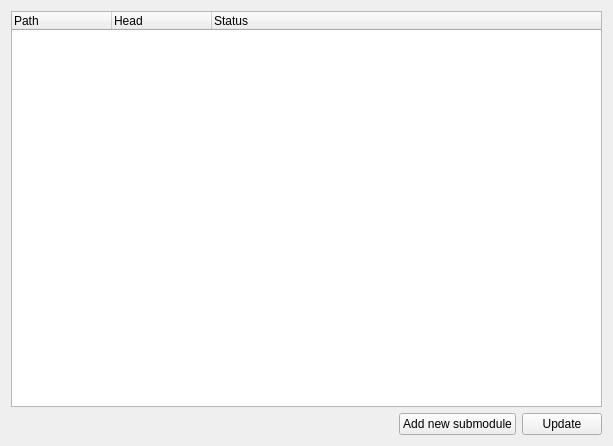
<?xml version="1.0" encoding="UTF-8"?>
<ui version="4.0">
 <class>SubmodulesWidget</class>
 <widget class="QWidget" name="SubmodulesWidget">
  <property name="geometry">
   <rect>
    <x>0</x>
    <y>0</y>
    <width>613</width>
    <height>446</height>
   </rect>
  </property>
  <property name="windowTitle">
   <string>Submodules</string>
  </property>
  <property name="windowIcon">
   <iconset theme="git-submodules">
    <normaloff>.</normaloff>.</iconset>
  </property>
  <layout class="QVBoxLayout" name="verticalLayout">
   <item>
    <widget class="QTreeWidget" name="treeWidget">
     <property name="contextMenuPolicy">
      <enum>Qt::CustomContextMenu</enum>
     </property>
     <column>
      <property name="text">
       <string>Path</string>
      </property>
     </column>
     <column>
      <property name="text">
       <string>Head</string>
      </property>
     </column>
     <column>
      <property name="text">
       <string>Status</string>
      </property>
     </column>
    </widget>
   </item>
   <item>
    <layout class="QHBoxLayout" name="horizontalLayout">
     <item>
      <spacer name="horizontalSpacer">
       <property name="orientation">
        <enum>Qt::Horizontal</enum>
       </property>
       <property name="sizeHint" stdset="0">
        <size>
         <width>40</width>
         <height>20</height>
        </size>
       </property>
      </spacer>
     </item>
     <item>
      <widget class="PushButton" name="pushButtonAddNew">
       <property name="text">
        <string>Add new submodule</string>
       </property>
      </widget>
     </item>
     <item>
      <widget class="PushButton" name="pushButtonUpdate">
       <property name="whatsThis">
        <string>&lt;html&gt;&lt;head/&gt;&lt;body&gt;&lt;p&gt;Save your local modifications to a new stash entry and roll them back to HEAD (in the working tree and in the index). The part is optional and gives the description along with the stashed state.&lt;/p&gt;&lt;p&gt;&lt;br/&gt;&lt;/p&gt;&lt;p&gt;&lt;a href=&quot;https://git-scm.com/docs/git-stash#Documentation/git-stash.txt-push-p--patch-k--no-keep-index-u--include-untracked-a--all-q--quiet-m--messageltmessagegt--pathspec-from-fileltfilegt--pathspec-file-nul--ltpathspecgt82308203&quot;&gt;&lt;span style=&quot; text-decoration: underline; color:#2980b9;&quot;&gt;More informations...&lt;/span&gt;&lt;/a&gt;&lt;/p&gt;&lt;/body&gt;&lt;/html&gt;</string>
       </property>
       <property name="text">
        <string>Update</string>
       </property>
      </widget>
     </item>
    </layout>
   </item>
  </layout>
 </widget>
 <customwidgets>
  <customwidget>
   <class>PushButton</class>
   <extends>QPushButton</extends>
   <header>core/pushbutton.h</header>
  </customwidget>
 </customwidgets>
 <resources/>
 <connections/>
</ui>
